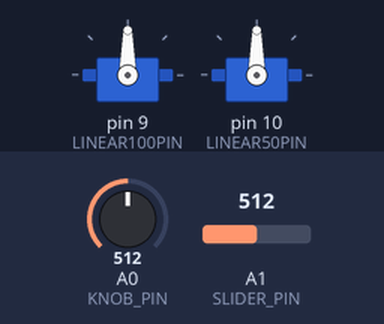
Simulated run of this sketch. Board: Arduino Uno, built with avr-gcc and run on an emulated ATmega328P. Shown: 2 × servo. The test bench sets the inputs (shaded band); at power-on: A0 (KNOB_PIN) = 512, A1 (SLIDER_PIN) = 512.

Above: at 1.2 s.
1.3 s: A0 (KNOB_PIN) set to 716
At 2.3 s:
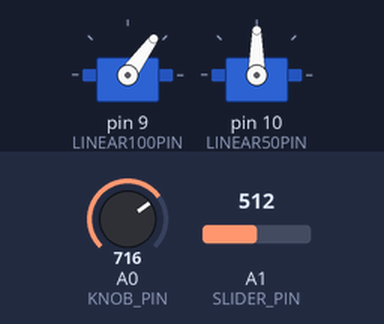
2.8 s: A1 (SLIDER_PIN) set to 716
At 3.4 s:
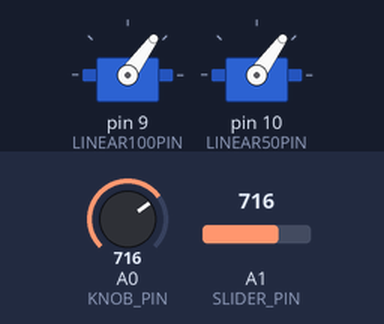
4.3 s: A0 (KNOB_PIN) set to 900
At 4.6 s:
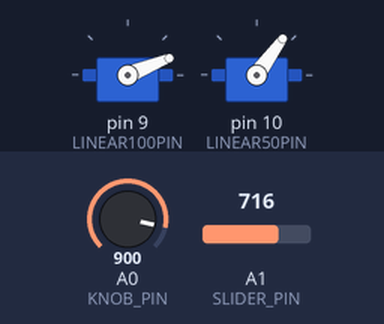
5.8 s: A1 (SLIDER_PIN) set to 900
At 6.9 s:
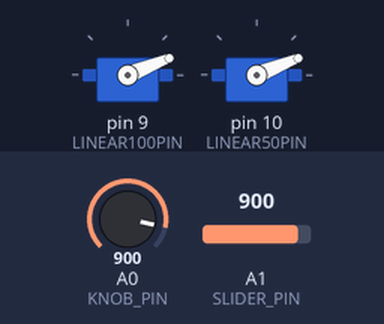
7.3 s: A0 (KNOB_PIN) set to 1023
At 8.1 s:
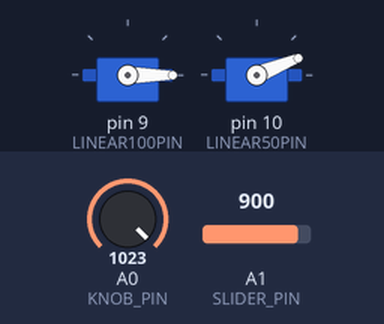
8.8 s: A1 (SLIDER_PIN) set to 1023
At 9.2 s:
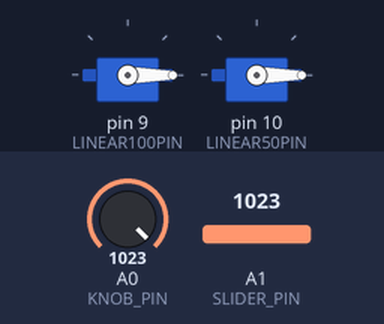
Timing chart, 0 to 11.3 s (numbered marks = the images above; inputs shaded):
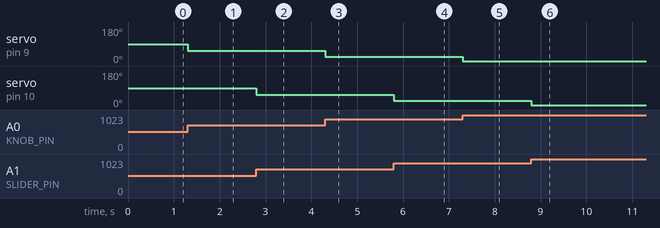

Measured:
- after the input at 1.3 s, servo on pin 9 (LINEAR100PIN): 90° → 54° at once
- after the input at 2.8 s, servo on pin 10 (LINEAR50PIN): 90° → 54° at once
- after the input at 4.3 s, servo on pin 9 (LINEAR100PIN): 54° → 22° at once
- after the input at 5.8 s, servo on pin 10 (LINEAR50PIN): 54° → 22° at once
- after the input at 7.3 s, servo on pin 9 (LINEAR100PIN): 22° → 0° at once
- after the input at 8.8 s, servo on pin 10 (LINEAR50PIN): 22° → 0° at once

The sketch:

firgelliDirectControl.ino
```cpp
/***********************************************************************************
 *           RobotGeek Firgelli Linear Actuator Control Demo
 *           Absolute Analog Control
 *
 *
 *  The following sketch will allow you to control a Firgelli Linear actuator using
 *  the RobotGeek Slider and RobotGeek Knob
 *
 *  Products
 *
 *    http://www.robotgeek.com/robotgeek-geekduino-sensor-kit
 *    http://www.robotgeek.com/robotgeek-slider
 *    http://www.robotgeek.com/robotgeek-rotation-knob
 *    http://www.robotgeek.com/p/power-supply-6vdc-2a.aspx
 *    Firgelli Mini Linear Actuators http://www.robotgeek.com/store/Search.aspx?SearchTerms=firgelli
 *    http://www.robotgeek.com/robotgeek-small-workbench.aspx

 *  Wiring
 *    100mm Linear Actuator - Digital Pin 9
 *    50mm Linear Actuator - Digital Pin 10
 *
 *    Knob   - Analog Pin 0
 *    Slider - Analog Pin 1
 *    Jumper for pins 9/10/11 should be set to 'VIN'
 *
 *
 *  Control Behavior:
 *    Moving the analog controls will move the linear actuators keeping absolute position.
 *
 *  External Resources
 *
 ***********************************************************************************/


//Includes
#include <Servo.h>

//Defines
#define LINEAR100PIN 9        //Linear Actuator Digital Pin
#define LINEAR50PIN 10        //Linear Actuator Digital Pin

#define KNOB_PIN 0       //knob Analog Pin
#define SLIDER_PIN 1       //slider Analog Pin


//max/min pulse values in microseconds for the linear actuators
#define LINEAR100_MIN      1050  //
#define LINEAR100_MAX      2000 //
#define LINEAR50_MIN  1050     //
#define LINEAR50_MAX  2000    //


Servo LINEAR100, LINEAR50;  // create servo objects to control the linear actuators
int knobValue, sliderValue;  //variables to hold the last reading from the analog pins

int linear100Value = 1500;   //current positional value being sent to the linear actuator.
int linear50Value = 1500;  //current positional value being sent to the linear actuator.

int speed = 10;

void setup()
{
  //initialize servos
  LINEAR100.attach(LINEAR100PIN, LINEAR100_MIN, LINEAR100_MAX);      // attaches/activates the linear actuator as a servo object
  LINEAR50.attach(LINEAR50PIN, LINEAR50_MIN, LINEAR50_MAX);  // attaches/activates the linear actuator as a servo object

  //Analog pins do not need to be initialized

  //use the writeMicroseconds to set the linear actuators to their default positions
  LINEAR100.writeMicroseconds(linear100Value);
  LINEAR50.writeMicroseconds(linear50Value);
}

void loop()
{

  /**************linear actuator Positions *******************************/
  //read the values from the analog sensors
  knobValue = analogRead(KNOB_PIN);
  sliderValue = analogRead(SLIDER_PIN);

  linear100Value = map(knobValue, 0, 1023, LINEAR100_MAX, LINEAR100_MIN); //Map analog value from the sensor to the linear actuator
  linear50Value = map(sliderValue, 0, 1023, LINEAR50_MAX, LINEAR50_MIN); //Map analog value from the sensor to the linear actuator

  //use the writeMicroseconds to set the servos to their new positions
  LINEAR100.writeMicroseconds(linear100Value);
  LINEAR50.writeMicroseconds(linear50Value);
}
```
